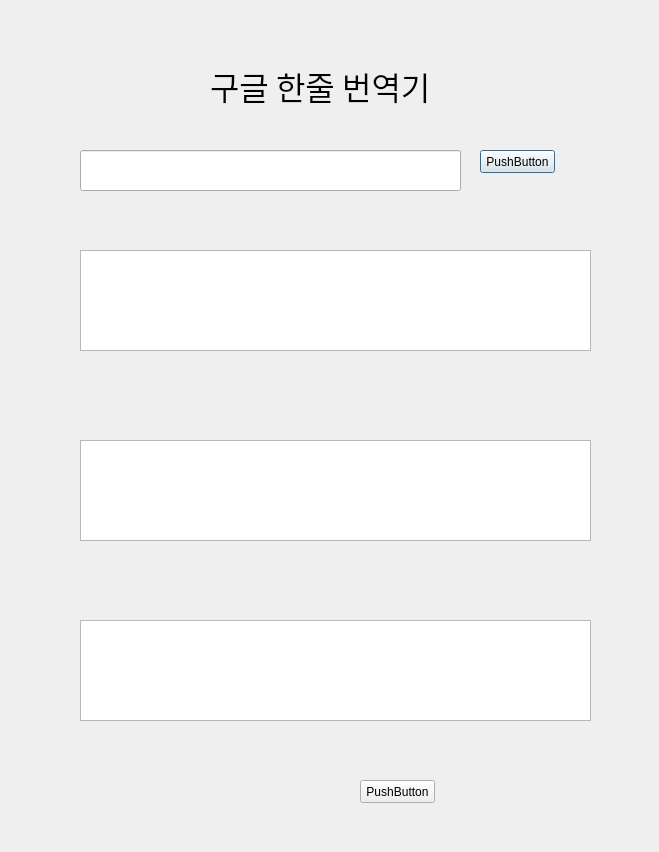
<?xml version="1.0" encoding="UTF-8"?>
<ui version="4.0">
 <class>Dialog</class>
 <widget class="QDialog" name="Dialog">
  <property name="geometry">
   <rect>
    <x>0</x>
    <y>0</y>
    <width>659</width>
    <height>852</height>
   </rect>
  </property>
  <property name="windowTitle">
   <string>Dialog</string>
  </property>
  <widget class="QLabel" name="label">
   <property name="geometry">
    <rect>
     <x>210</x>
     <y>60</y>
     <width>251</width>
     <height>51</height>
    </rect>
   </property>
   <property name="font">
    <font>
     <family>Agency FB</family>
     <pointsize>24</pointsize>
    </font>
   </property>
   <property name="layoutDirection">
    <enum>Qt::LeftToRight</enum>
   </property>
   <property name="text">
    <string>구글 한줄 번역기</string>
   </property>
  </widget>
  <widget class="QLineEdit" name="lineEdit">
   <property name="geometry">
    <rect>
     <x>80</x>
     <y>150</y>
     <width>381</width>
     <height>41</height>
    </rect>
   </property>
  </widget>
  <widget class="QTextEdit" name="textEdit">
   <property name="geometry">
    <rect>
     <x>80</x>
     <y>250</y>
     <width>511</width>
     <height>101</height>
    </rect>
   </property>
  </widget>
  <widget class="QPushButton" name="pushButton">
   <property name="geometry">
    <rect>
     <x>480</x>
     <y>150</y>
     <width>75</width>
     <height>23</height>
    </rect>
   </property>
   <property name="text">
    <string>PushButton</string>
   </property>
  </widget>
  <widget class="QPushButton" name="pushButton_2">
   <property name="geometry">
    <rect>
     <x>360</x>
     <y>780</y>
     <width>75</width>
     <height>23</height>
    </rect>
   </property>
   <property name="text">
    <string>PushButton</string>
   </property>
  </widget>
  <widget class="QTextEdit" name="textEdit_2">
   <property name="geometry">
    <rect>
     <x>80</x>
     <y>440</y>
     <width>511</width>
     <height>101</height>
    </rect>
   </property>
  </widget>
  <widget class="QTextEdit" name="textEdit_3">
   <property name="geometry">
    <rect>
     <x>80</x>
     <y>620</y>
     <width>511</width>
     <height>101</height>
    </rect>
   </property>
  </widget>
 </widget>
 <resources/>
 <connections/>
</ui>
